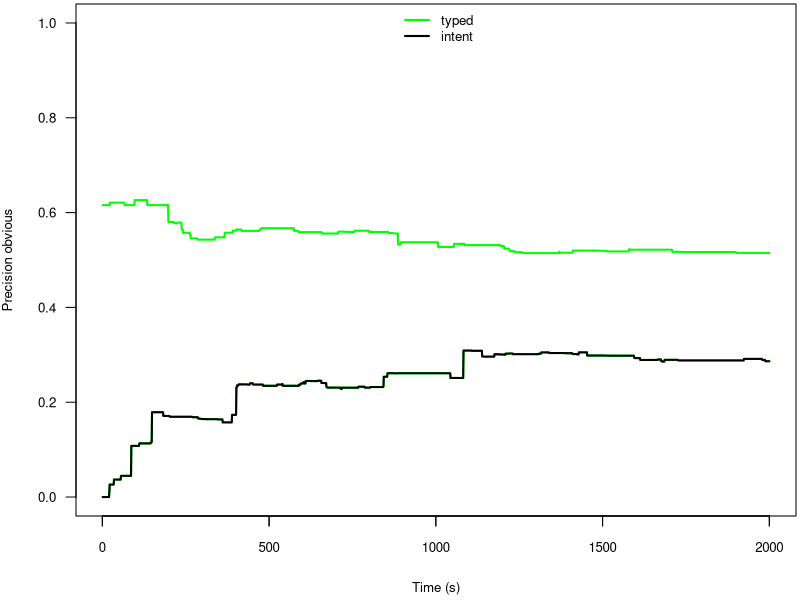
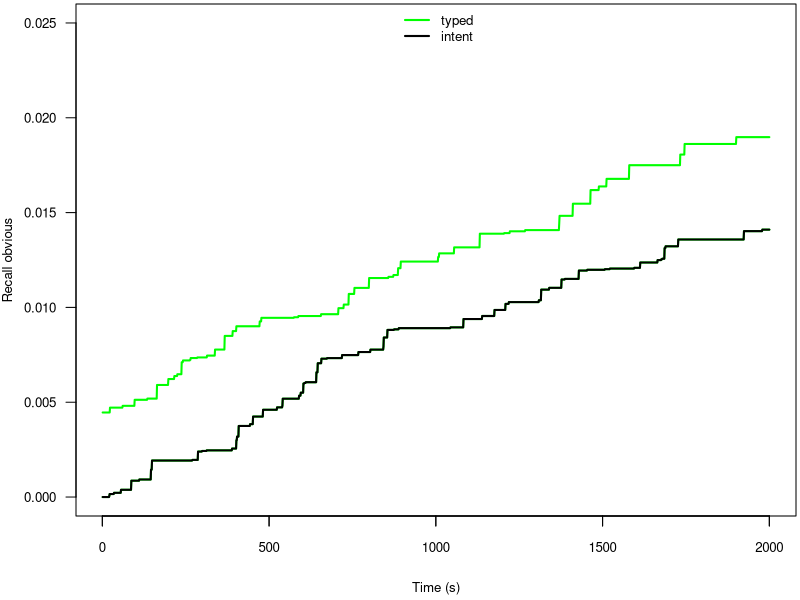

Write R code to recreate these figures, in order. (Note: this script raises an error after producing the figures.)
#This file todo from interaction data

#TASK: precision of obvious
precision_obvious_baseline <- read.table("./obvious_precision_stash-only-query_20.dat", header=FALSE, sep=";")
precision_obvious_baseline <-t(precision_obvious_baseline)
#precision_obvious_baseline
nrow(precision_obvious_baseline)
ncol(precision_obvious_baseline)
#ColBL <- colMeans(precision_obvious_baseline [,])
ColBL <- precision_obvious_baseline[nrow(precision_obvious_baseline),]
ColBL
NROW(ColBL)
NCOL(ColBL)

precision_obvious_stash <- read.table("./obvious_precision_stash-only-intent_20.dat", header=FALSE, sep=";")
precision_obvious_stash <-t(precision_obvious_stash)
#precision_obvious_stash
nrow(precision_obvious_stash)
ncol(precision_obvious_stash)
ColIN <- precision_obvious_stash[nrow(precision_obvious_stash),]
NROW(ColIN)
NCOL(ColIN)
ColIN

mean(ColIN)
mean(ColBL)
ColIN
ColBL
wilcox.test(ColIN, ColBL, paired=FALSE) 

#PLOT DATA
NROW(precision_obvious_baseline)
NCOL(precision_obvious_baseline)
  

precision_relevant<- data.frame(rowMeans(precision_obvious_baseline [,]),rowMeans(precision_obvious_stash [,]))
nrow(precision_relevant)
ncol(precision_relevant)
names(precision_relevant) <- c("typed","intent")
#print(precision_relevant)

#PLOT
plot_colors <- c( "green", "black")
par(mar=c(4.2, 3.8, 0.2, 0.2))
plot(precision_relevant$intent, type="l", col=plot_colors[1], 
     ylim=c(0, 1.0), axes=F, ann=T, xlab="Time (s)",
     ylab="Precision obvious", cex.lab=0.8, lwd=2)
# ylim=range(precision_relevant)
# Make x axis tick marks without labels
axis(1, lab=F, cex.axis=0.8)
# Plot x axis with smaller horizontal labels 
axis(1, las=1, cex.axis=0.8)
# Plot y axis with smaller horizontal labels 
axis(2, las=1, cex.axis=0.8)
# Create box around plot
box()
# Graph suvs with thicker green dotted line
lines(precision_relevant$typed, type="l", lty=1, lwd=2, 
      col=plot_colors[1])
lines(precision_relevant$intent, type="l", lty=1, lwd=2, 
      col=plot_colors[2])

# Create a legend in the top-left corner that is slightly  
# smaller and has no border
legend("top", names(precision_relevant), cex=0.8, col=plot_colors, 
       lty=1:1, lwd=2, bty="n");

# Turn off device driver (to flush output to PDF)
#dev.off()

# Restore default margins
par(mar=c(5, 4, 4, 2) + 0.1)

#TASK: recall of obvious

recall_obvious_baseline <- read.table("./obvious_recall_stash-only-query_20.dat", header=FALSE, sep=";")
recall_obvious_baseline <-t(recall_obvious_baseline)
#precision_obvious_baseline
nrow(recall_obvious_baseline)
ncol(recall_obvious_baseline)
ColBL <-  recall_obvious_baseline[nrow(recall_obvious_baseline),]


recall_obvious_stash <- read.table("./obvious_recall_stash-only-intent_20.dat", header=FALSE, sep=";")
recall_obvious_stash <-t(recall_obvious_stash)
#precision_obvious_baseline
nrow(recall_obvious_stash)
ncol(recall_obvious_stash)
ColIN <-  recall_obvious_stash[nrow(recall_obvious_stash),]
ColIN
ColBL

wilcox.test(ColIN, ColBL, paired=FALSE) 

#PLOT DATA
NROW(recall_obvious_baseline)
NCOL(recall_obvious_baseline)

recall_obvious_stash

#mean(rowMeans(recall_obvious_baseline [,]))
mean(ColIN)
mean(ColBL)

#mean(rowMeans(recall_obvious_stash [,]))


recall_relevant<- data.frame(rowMeans(recall_obvious_baseline [,]),rowMeans(recall_obvious_stash [,]))
nrow(recall_relevant)
ncol(recall_relevant)
names(recall_relevant) <- c("typed","intent")
#print(precision_relevant)
summary(recall_relevant)

#recall_relevant$intent
#PLOT
plot_colors <- c( "green", "black")
par(mar=c(4.2, 3.8, 0.2, 0.2))
plot(recall_relevant$intent, type="l", col=plot_colors[1], 
     ylim=c(0, 0.025), axes=F, ann=T, xlab="Time (s)",
     ylab="Recall obvious", cex.lab=0.8, lwd=2)

# Make x axis tick marks without labels
axis(1, lab=F, cex.axis=0.8)
# Plot x axis with smaller horizontal labels 
axis(1, las=1, cex.axis=0.8)
# Plot y axis with smaller horizontal labels 
axis(2, las=1, cex.axis=0.8)
# Create box around plot
box()
# Graph suvs with thicker green dotted line

lines(recall_relevant$typed, type="l", lty=1, lwd=2, 
      col=plot_colors[1])
lines(recall_relevant$intent, type="l", lty=1, lwd=2, 
      col=plot_colors[2])
# Create a legend in the top-left corner that is slightly  
# smaller and has no border
legend("top", names(recall_relevant), cex=0.8, col=plot_colors, 
       lty=1:1, lwd=2, bty="n");

# Turn off device driver (to flush output to PDF)
#dev.off()

# Restore default margins
par(mar=c(5, 4, 4, 2) + 0.1)

#TASK F1 of obvious

f1_relevant$typed <- 2*((recall_relevant$baseline*precision_relevant$baseline)/(recall_relevant$baseline+precision_relevant$baseline))

f1_relevant$intent <- 2*((recall_relevant$intent*precision_relevant$intent)/(recall_relevant$intent+precision_relevant$intent))

names(f1_relevant) <- c("typed","intent")
#PLOT
plot_colors <- c( "green", "black")
par(mar=c(4.2, 3.8, 0.2, 0.2))
plot(f1_relevant$intent, type="l", col=plot_colors[1], 
     ylim=c(0, 0.07), axes=F, ann=T, xlab="Time (s)",
     ylab="F1 obvious", cex.lab=0.8, lwd=2)

# Make x axis tick marks without labels
axis(1, lab=F, cex.axis=0.8)
# Plot x axis with smaller horizontal labels 
axis(1, las=1, cex.axis=0.8)
# Plot y axis with smaller horizontal labels 
axis(2, las=1, cex.axis=0.8)
# Create box around plot
box()
# Graph suvs with thicker green dotted line



lines(f1_relevant$typed, type="l", lty=1, lwd=2, 
      col=plot_colors[1])
lines(f1_relevant$intent, type="l", lty=1, lwd=2, 
      col=plot_colors[2])
# Create a legend in the top-left corner that is slightly  
# smaller and has no border
legend("top", names(f1_relevant), cex=0.8, col=plot_colors, 
       lty=1:1, lwd=2, bty="n");

# Turn off device driver (to flush output to PDF)
#dev.off()

# Restore default margins
par(mar=c(5, 4, 4, 2) + 0.1)

#SAME FOR RELEVANT

#This file todo from interaction data

#TASK: precision of obvious
precision_obvious_baseline <- read.table("./relevant_precision_stash-only-query_20.dat", header=FALSE, sep=";")
precision_obvious_baseline <-t(precision_obvious_baseline)
#precision_obvious_baseline
nrow(precision_obvious_baseline)
ncol(precision_obvious_baseline)
#ColBL <- colMeans(precision_obvious_baseline [,])
ColBL <- precision_obvious_baseline[nrow(precision_obvious_baseline),]
ColBL
NROW(ColBL)
NCOL(ColBL)

precision_obvious_stash <- read.table("./relevant_precision_stash-only-intent_20.dat", header=FALSE, sep=";")
precision_obvious_stash <-t(precision_obvious_stash)
#precision_obvious_stash
nrow(precision_obvious_stash)
ncol(precision_obvious_stash)
ColIN <- precision_obvious_stash[nrow(precision_obvious_stash),]
NROW(ColIN)
NCOL(ColIN)
ColIN

mean(ColIN)
mean(ColBL)

wilcox.test(ColIN, ColBL, paired=FALSE) 

#PLOT DATA
NROW(precision_obvious_baseline)
NCOL(precision_obvious_baseline)


precision_relevant<- data.frame(rowMeans(precision_obvious_baseline [,]),rowMeans(precision_obvious_stash [,]))
nrow(precision_relevant)
ncol(precision_relevant)
names(precision_relevant) <- c("typed","intent")
#print(precision_relevant)

#PLOT
plot_colors <- c( "green", "black")
par(mar=c(4.2, 3.8, 0.2, 0.2))
plot(precision_relevant$intent, type="l", col=plot_colors[1], 
     ylim=c(0, 1.0), axes=F, ann=T, xlab="Time (s)",
     ylab="Precision relevant", cex.lab=0.8, lwd=2)
# ylim=range(precision_relevant)
# Make x axis tick marks without labels
axis(1, lab=F, cex.axis=0.8)
# Plot x axis with smaller horizontal labels 
axis(1, las=1, cex.axis=0.8)
# Plot y axis with smaller horizontal labels 
axis(2, las=1, cex.axis=0.8)
# Create box around plot
box()
# Graph suvs with thicker green dotted line
lines(precision_relevant$typed, type="l", lty=1, lwd=2, 
      col=plot_colors[1])
lines(precision_relevant$intent, type="l", lty=1, lwd=2, 
      col=plot_colors[2])

# Create a legend in the top-left corner that is slightly  
# smaller and has no border
legend("top", names(precision_relevant), cex=0.8, col=plot_colors, 
       lty=1:1, lwd=2, bty="n");

# Turn off device driver (to flush output to PDF)
#dev.off()

# Restore default margins
par(mar=c(5, 4, 4, 2) + 0.1)

#TASK: recall of obvious

recall_obvious_baseline <- read.table("./relevant_recall_stash-only-query_20.dat", header=FALSE, sep=";")
recall_obvious_baseline <-t(recall_obvious_baseline)
#precision_obvious_baseline
nrow(recall_obvious_baseline)
ncol(recall_obvious_baseline)
ColBL <-  recall_obvious_baseline[nrow(recall_obvious_baseline),]
ColBL

recall_obvious_stash <- read.table("./relevant_recall_stash-only-intent_20.dat", header=FALSE, sep=";")
recall_obvious_stash <-t(recall_obvious_stash)
#precision_obvious_baseline
nrow(recall_obvious_stash)
ncol(recall_obvious_stash)
ColIN <-  recall_obvious_stash[nrow(recall_obvious_stash),]
ColIN

wilcox.test(ColIN, ColBL, paired=FALSE) 

#PLOT DATA
NROW(recall_obvious_baseline)
NCOL(recall_obvious_baseline)

#recall_obvious_stash

#mean(rowMeans(recall_obvious_baseline [,]))
mean(ColIN)
mean(ColBL)

#mean(rowMeans(recall_obvious_stash [,]))


recall_relevant<- data.frame(rowMeans(recall_obvious_baseline [,]),rowMeans(recall_obvious_stash [,]))
nrow(recall_relevant)
ncol(recall_relevant)
names(recall_relevant) <- c("typed","intent")
#print(precision_relevant)
summary(recall_relevant)

#recall_relevant$intent
#PLOT
plot_colors <- c( "green", "black")
par(mar=c(4.2, 3.8, 0.2, 0.2))
plot(recall_relevant$intent, type="l", col=plot_colors[1], 
     ylim=c(0, 0.05), axes=F, ann=T, xlab="Time (s)",
     ylab="Recall relevant", cex.lab=0.8, lwd=2)

# Make x axis tick marks without labels
axis(1, lab=F, cex.axis=0.8)
# Plot x axis with smaller horizontal labels 
axis(1, las=1, cex.axis=0.8)
# Plot y axis with smaller horizontal labels 
axis(2, las=1, cex.axis=0.8)
# Create box around plot
box()
# Graph suvs with thicker green dotted line

lines(recall_relevant$typed, type="l", lty=1, lwd=2, 
      col=plot_colors[1])
lines(recall_relevant$intent, type="l", lty=1, lwd=2, 
      col=plot_colors[2])
# Create a legend in the top-left corner that is slightly  
# smaller and has no border
legend("top", names(recall_relevant), cex=0.8, col=plot_colors, 
       lty=1:1, lwd=2, bty="n");

# Turn off device driver (to flush output to PDF)
#dev.off()

# Restore default margins
par(mar=c(5, 4, 4, 2) + 0.1)

#TASK F1 of obvious
f1_relevant

f1_relevant$typed <- 2*((recall_relevant$baseline*precision_relevant$baseline)/(recall_relevant$baseline+precision_relevant$baseline))

f1_relevant$intent <- 2*((recall_relevant$intent*precision_relevant$intent)/(recall_relevant$intent+precision_relevant$intent))

names(f1_relevant) <- c("typed","intent")
#PLOT
plot_colors <- c( "green", "black")
par(mar=c(4.2, 3.8, 0.2, 0.2))
plot(f1_relevant$intent, type="l", col=plot_colors[1], 
     ylim=c(0, 0.09), axes=F, ann=T, xlab="Time (s)",
     ylab="F1 obvious", cex.lab=0.8, lwd=2)

# Make x axis tick marks without labels
axis(1, lab=F, cex.axis=0.8)
# Plot x axis with smaller horizontal labels 
axis(1, las=1, cex.axis=0.8)
# Plot y axis with smaller horizontal labels 
axis(2, las=1, cex.axis=0.8)
# Create box around plot
box()
# Graph suvs with thicker green dotted line



lines(f1_relevant$typed, type="l", lty=1, lwd=2, 
      col=plot_colors[1])
lines(f1_relevant$intent, type="l", lty=1, lwd=2, 
      col=plot_colors[2])
# Create a legend in the top-left corner that is slightly  
# smaller and has no border
legend("top", names(f1_relevant), cex=0.8, col=plot_colors, 
       lty=1:1, lwd=2, bty="n");

# Turn off device driver (to flush output to PDF)
#dev.off()

# Restore default margins
par(mar=c(5, 4, 4, 2) + 0.1)
